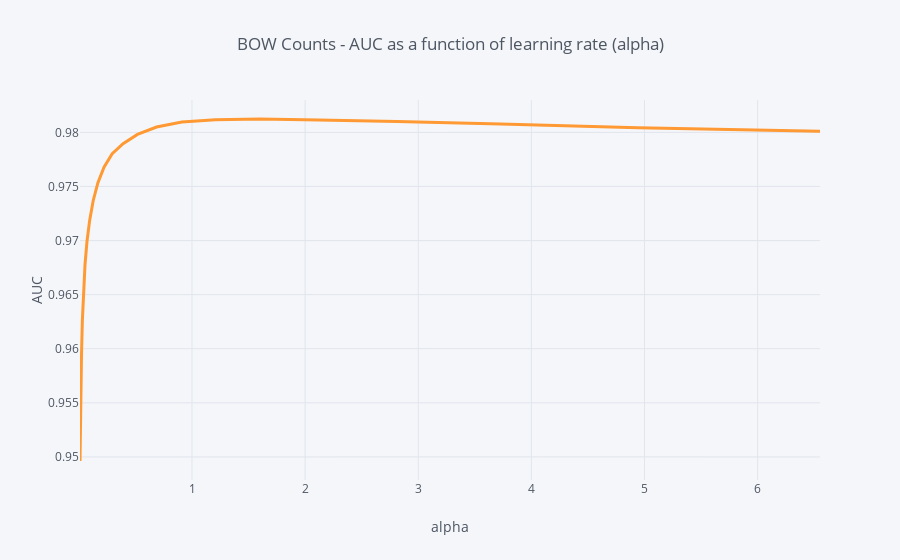

Source (notebook cell):
### Code cell
cv_results = DataFrame(auc_by_alpha, columns = ['alpha', 'AUC'])
cv_results.query('alpha < 8').set_index('alpha').AUC.iplot(title = 'BOW Counts - AUC as a function of learning rate (alpha)', xTitle = 'alpha', yTitle = 'AUC', width = 3, hline=(0,0))

### Figure 1 — Plotly figure (JSON) as saved in the notebook; plotly's stock layout.template omitted (floating-point values rounded to 4 significant figures)
{"data": [{"line": {"color": "rgba(255, 153, 51, 1.0)", "dash": "solid", "shape": "linear", "width": 3}, "mode": "lines", "name": "AUC", "text": "", "type": "scatter", "x": [0.01, 0.01326, 0.01758, 0.0233, 0.03089, 0.04095, 0.05429, 0.07197, 0.09541, 0.1265, 0.1677, 0.2223, 0.2947, 0.3907, 0.5179, 0.6866, 0.9103, 1.207, 1.6, 2.121, 2.812, 3.728, 4.942, 6.551], "y": [0.9496, 0.9529, 0.9561, 0.9594, 0.9626, 0.9653, 0.9678, 0.9699, 0.9719, 0.9737, 0.9753, 0.9768, 0.978, 0.979, 0.9798, 0.9805, 0.981, 0.9812, 0.9812, 0.9812, 0.981, 0.9808, 0.9804, 0.9801]}], "layout": {"autosize": true, "legend": {"bgcolor": "#F5F6F9", "font": {"color": "#4D5663"}}, "paper_bgcolor": "#F5F6F9", "plot_bgcolor": "#F5F6F9", "shapes": [{"line": {"color": "#db4052", "dash": "solid", "width": 1}, "type": "line", "x0": 0, "x1": 1, "xref": "paper", "y0": [0, 0], "y1": [0, 0], "yref": "y"}], "title": {"font": {"color": "#4D5663"}, "text": "BOW Counts - AUC as a function of learning rate (alpha)"}, "xaxis": {"autorange": true, "gridcolor": "#E1E5ED", "range": [0.01, 6.551], "showgrid": true, "tickfont": {"color": "#4D5663"}, "title": {"font": {"color": "#4D5663"}, "text": "alpha"}, "type": "linear", "zerolinecolor": "#E1E5ED"}, "yaxis": {"autorange": true, "gridcolor": "#E1E5ED", "range": [0.9479, 0.983], "showgrid": true, "tickfont": {"color": "#4D5663"}, "title": {"font": {"color": "#4D5663"}, "text": "AUC"}, "type": "linear", "zerolinecolor": "#E1E5ED"}}}
